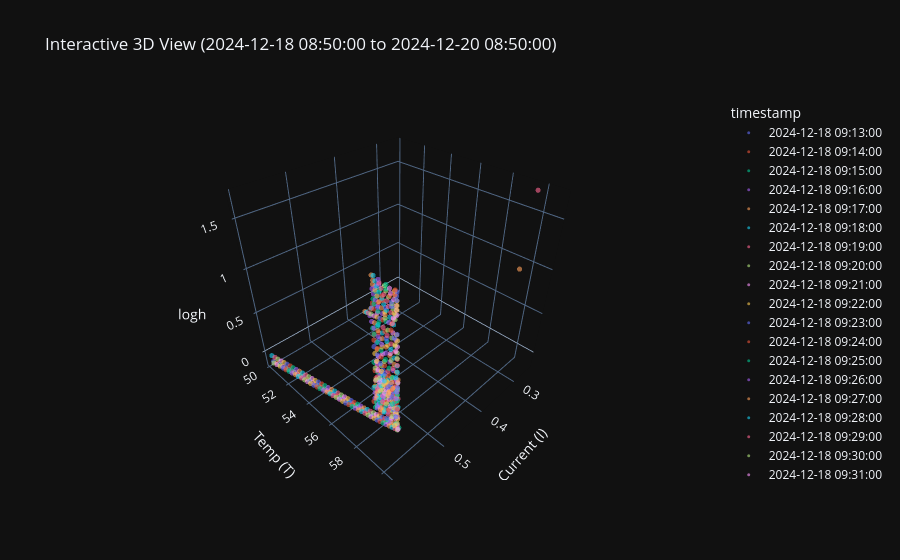

Source (notebook cell):
### Code cell
target_date = "2024-12-18"
print(f"Starting investigation for: {target_date}...")
investigator.run_full_diagnosis(target_date)
